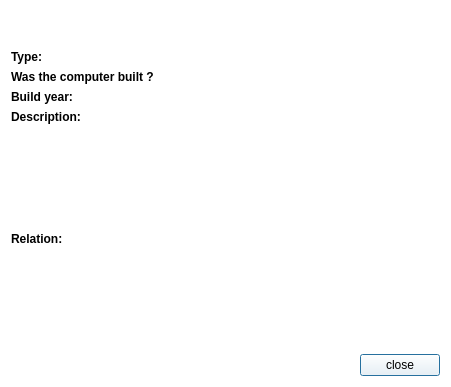
<?xml version="1.0" encoding="UTF-8"?>
<ui version="4.0">
 <class>MoreInfoComputer</class>
 <widget class="QDialog" name="MoreInfoComputer">
  <property name="geometry">
   <rect>
    <x>0</x>
    <y>0</y>
    <width>451</width>
    <height>387</height>
   </rect>
  </property>
  <property name="minimumSize">
   <size>
    <width>300</width>
    <height>341</height>
   </size>
  </property>
  <property name="windowTitle">
   <string>More Information</string>
  </property>
  <property name="windowIcon">
   <iconset resource="resources.qrc">
    <normaloff>:/icons/Images/information.png</normaloff>:/icons/Images/information.png</iconset>
  </property>
  <property name="styleSheet">
   <string notr="true">background-color: rgb(255, 255, 255);</string>
  </property>
  <layout class="QGridLayout" name="gridLayout">
   <item row="4" column="0">
    <layout class="QVBoxLayout" name="verticalLayout">
     <item>
      <widget class="QLabel" name="description">
       <property name="font">
        <font>
         <weight>75</weight>
         <bold>true</bold>
        </font>
       </property>
       <property name="text">
        <string>Description: </string>
       </property>
      </widget>
     </item>
     <item>
      <widget class="QTextBrowser" name="label_description">
       <property name="enabled">
        <bool>true</bool>
       </property>
       <property name="baseSize">
        <size>
         <width>0</width>
         <height>0</height>
        </size>
       </property>
       <property name="frameShape">
        <enum>QFrame::NoFrame</enum>
       </property>
       <property name="frameShadow">
        <enum>QFrame::Sunken</enum>
       </property>
      </widget>
     </item>
     <item>
      <widget class="QLabel" name="relation">
       <property name="font">
        <font>
         <weight>75</weight>
         <bold>true</bold>
        </font>
       </property>
       <property name="text">
        <string>Relation:</string>
       </property>
      </widget>
     </item>
     <item>
      <widget class="QTextBrowser" name="label_relation">
       <property name="frameShape">
        <enum>QFrame::NoFrame</enum>
       </property>
      </widget>
     </item>
    </layout>
   </item>
   <item row="0" column="0">
    <widget class="QLabel" name="label_name">
     <property name="font">
      <font>
       <family>Small Fonts</family>
       <pointsize>18</pointsize>
       <weight>75</weight>
       <bold>true</bold>
      </font>
     </property>
     <property name="text">
      <string/>
     </property>
    </widget>
   </item>
   <item row="1" column="0">
    <layout class="QHBoxLayout" name="horizontalLayout">
     <item alignment="Qt::AlignLeft">
      <widget class="QLabel" name="type">
       <property name="font">
        <font>
         <weight>75</weight>
         <bold>true</bold>
        </font>
       </property>
       <property name="text">
        <string>Type:</string>
       </property>
      </widget>
     </item>
     <item>
      <widget class="QLabel" name="label_type">
       <property name="text">
        <string/>
       </property>
      </widget>
     </item>
    </layout>
   </item>
   <item row="3" column="0">
    <layout class="QHBoxLayout" name="horizontalLayout_3">
     <item>
      <widget class="QLabel" name="buildYear">
       <property name="font">
        <font>
         <weight>75</weight>
         <bold>true</bold>
        </font>
       </property>
       <property name="text">
        <string>Build year:</string>
       </property>
      </widget>
     </item>
     <item>
      <widget class="QLabel" name="label_buildYear">
       <property name="text">
        <string/>
       </property>
      </widget>
     </item>
    </layout>
   </item>
   <item row="8" column="0">
    <layout class="QHBoxLayout" name="horizontalLayout_4">
     <item>
      <spacer name="horizontalSpacer">
       <property name="orientation">
        <enum>Qt::Horizontal</enum>
       </property>
       <property name="sizeHint" stdset="0">
        <size>
         <width>40</width>
         <height>20</height>
        </size>
       </property>
      </spacer>
     </item>
     <item>
      <widget class="QPushButton" name="pushButton">
       <property name="text">
        <string>close</string>
       </property>
      </widget>
     </item>
    </layout>
   </item>
   <item row="2" column="0">
    <layout class="QHBoxLayout" name="horizontalLayout_2">
     <item>
      <widget class="QLabel" name="built">
       <property name="font">
        <font>
         <weight>75</weight>
         <bold>true</bold>
        </font>
       </property>
       <property name="text">
        <string>Was the computer built ?</string>
       </property>
      </widget>
     </item>
     <item>
      <widget class="QLabel" name="label_built">
       <property name="text">
        <string/>
       </property>
      </widget>
     </item>
    </layout>
   </item>
  </layout>
 </widget>
 <resources>
  <include location="resources.qrc"/>
 </resources>
 <connections/>
</ui>
